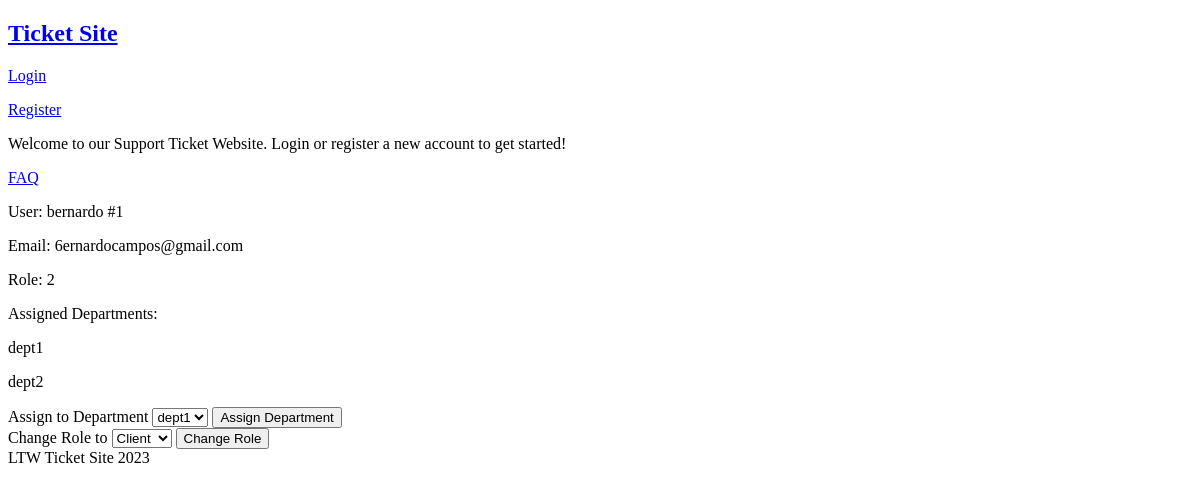
/pages/usermanagement.php?id=1, run on an earlier commit of the app's database.
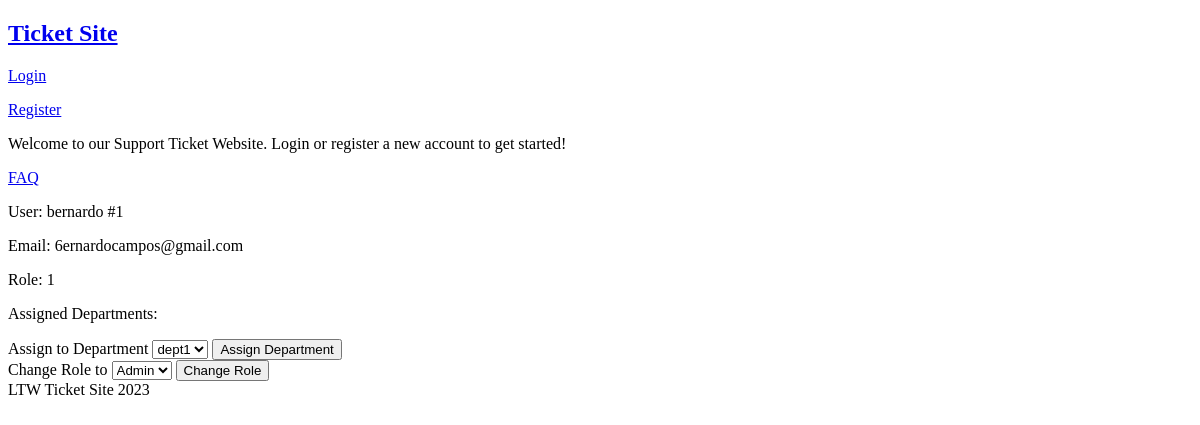
And on a later commit of the database.
### tables this page shows
CREATE TABLE users (
    id INTEGER PRIMARY KEY AUTOINCREMENT,
    username TEXT NOT NULL,
    email TEXT NOT NULL,
    password TEXT NOT NULL,
    role_id INTEGER,
    FOREIGN KEY (role_id) REFERENCES roles(id)
);

CREATE TABLE departments (
    id INTEGER PRIMARY KEY AUTOINCREMENT,
    name TEXT NOT NULL
);

### pages/usermanagement.php (called while the page is built, shortened)
<?php
$db = getDatabaseConnection();
require_once('../templates/common.tpl.php');
require_once('../templates/admin.tpl.php');
require_once('../database/classes/user.class.php');
require_once('../database/classes/department.class.php');
require_once('../database/classes/role.class.php');
$user_id = intval($_GET['id']);
$user = User::getUser($db, $user_id);
$dept_assigned = Department::getAssignedDepartments($db, $user_id);
$roles = Role::getRoles($db);
$departments = Department::getDepartments($db);
drawUserInfo($user, $dept_assigned, $roles, $departments);
?>

### database/classes/user.class.php (called while the page is built, shortened)
<?php
    class User {
        public function __construct(int $id, string $username, string $email, int $role){
            $this->id = $id;
            $this->username = $username;
            $this->email = $email;
            $this->role = $role;
        }
        static function getUser(PDO $db, int $id) : ?User {
            $stmt = $db->prepare('SELECT * FROM users WHERE id = ?');
            $stmt->execute(array($id));
            $user = $stmt->fetch();
            if($user){
                return new User($user['id'], $user['username'], $user['email'], $user['role_id']);
            }
            else return null;
        }
    }
?>

### database/classes/department.class.php (called while the page is built, shortened)
<?php
    class Department {
        public function __construct(int $id, string $name) {
            $this->id = $id;
            $this->name = $name;
        }
        static function getDepartments(PDO $db) : array {
            $stmt = $db->prepare('SELECT * FROM departments');
            $stmt->execute();
            $departments = array();
            while ($department = $stmt->fetch()){
                $departments[] = new Department($department['id'], $department['name']);
            }
            return $departments;
        }
        static function getAssignedDepartments(PDO $db, int $id) : array {
            $stmt = $db->prepare('SELECT * FROM departments WHERE id IN (SELECT department_id FROM agent_departments WHERE agent_id = ?)');
            $stmt->execute(array($id));
            $departments = array();
            while($dept = $stmt->fetch()){
                $departments[] = new Department($dept['id'], $dept['name']);
            }
            return $departments;
        }
    }
?>

### database/classes/role.class.php (called while the page is built, shortened)
<?php
    class Role {
        public function __construct(int $id, string $name) {
            $this->id = $id;
            $this->name = $name;
        }
        static function getRoles(PDO $db) : array {
            $stmt = $db->prepare('SELECT * FROM roles');
            $stmt->execute();
            $roles = array();
            while ($role = $stmt->fetch()){
                $roles[] = new Role($role['id'], $role['name']);
            }
            return $roles;
        }
    }
?>

### templates/admin.tpl.php (the view, shortened to what this page needs)
<?php function drawUserInfo(User $user, array $dept_assigned, array $roles, array $departments) { ?>
    <p>User: <?=$user->username?> #<?=$user->id?></p>
    <p>Email: <?=$user->email?></p>
    <p>Role: <?=$user->role?></p>
    <?php if($user->role < 3) { ?>
        <p>Assigned Departments:</p>
        <?php foreach($dept_assigned as $dept) { ?>
            <p><?=$dept->name?></p>
        <?php } ?>
        <?php drawDepartmentAssign($user, $departments) ?>
    <?php } ?>
    <?php drawRoleChanger($user, $roles); ?>
<?php } ?>
<?php function drawRoleChanger(User $user, array $roles) { ?>
<form action="../actions/action_change_role.php?id=<?=$user->id?>" method="POST">
    <label>
        Change Role to
        <select name="role">
            <?php foreach($roles as $role) { ?>
                <option value=<?=$role->id?>><?=$role->name?></option>
            <?php } ?>
        </select>
    </label>
    <button type="submit" name="submit_role_change">Change Role</button>
</form>
<?php } ?>
<?php function drawDepartmentAssign(User $user, array $departments) { ?>
<form action="../actions/action_assign_department.php?id=<?=$user->id?>" METHOD="POST">
    <label>
        Assign to Department
        <select name="department">
            <?php foreach($departments as $dept) { ?>
                <option value=<?=$dept->id?>><?=$dept->name?></option>
            <?php } ?>
        </select>
    </label>
    <button type="submit" name="submit_department_assign">Assign Department</button>
</form>
<?php } ?>

What changed in the data, as far as the page shows it:
no longer on this page (row unchanged): departments: name "dept1"
removed departments: name "dept2"
changed users "bernardo": role "2" → "1"
Also different on the page:
form field role: "Client" → "Admin"
